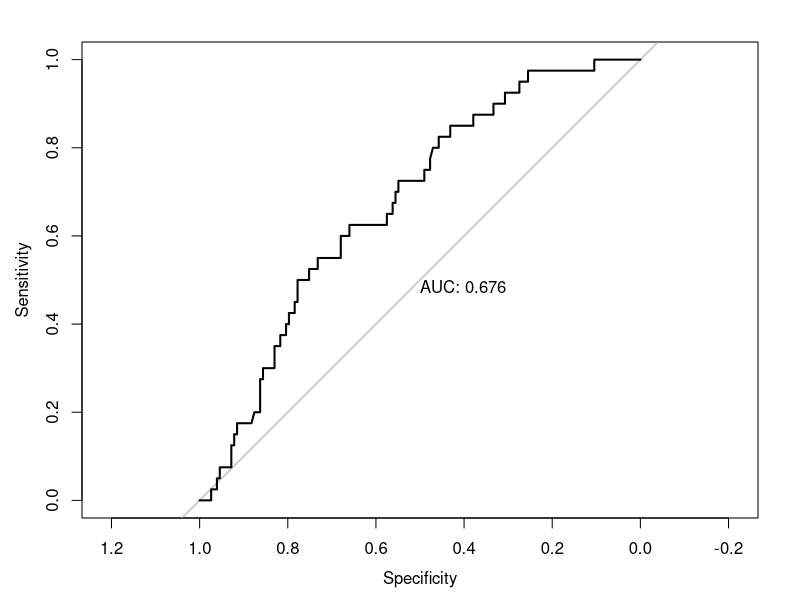

Write the R code that produced this figure. (Note: a time limit stopped this script after it produced the figure.)
## ---- chunk 1
set.seed(507)
library(tidyverse)
## ---- chunk 2
cherry_data_selected <- read.csv("Data/cherry-bloom-early.csv") %>%
  select(early_bloom,location,matches('tmax'))
## ---- chunk 3
library(randomForest)

cherry_data_selected <-  cherry_data_selected %>% 
  mutate(early_bloom = fct_relevel(early_bloom, 'no'))

fitted_rf <- randomForest(early_bloom ~ ., data = cherry_data_selected)

## ---- chunk 4
library(pROC)
library(randomForest)

rf_roc <- roc(response = cherry_data_selected$early_bloom,
              predictor = predict(fitted_rf, type = "prob")[, "yes"],
              levels = c("no", "yes"),
              direction = "<")

plot(rf_roc, print.auc = TRUE)
## ---- chunk 5
paucs <- map_dbl(1:100, \(i) {
  set.seed(i) 
  K <- 100
  # Create K CV folds
  indices <- sample.int(nrow(cherry_data_selected))
  folds <- split(indices, rep_len(1:K, length(indices)))
  
   # Fit the model to the training data in each fold and collect the predictions on the test data
  
  cv_pred_prob <- numeric(nrow(cherry_data_selected))
  
  for (fold_nr in 1:K) {
    fold_indices <- folds[[fold_nr]]
    cv_train_data <- cherry_data_selected[-fold_indices, ]
    cv_test_data <- cherry_data_selected[fold_indices, ]
    
    set.seed(fold_nr)  
    cv_fit_rf <- randomForest(early_bloom ~ ., data = cv_train_data)
    
    predictions <- predict(cv_fit_rf, newdata = cv_test_data, type = "prob")[, "yes"]
    cv_pred_prob[fold_indices] <- predictions
  }
  
  # Compute and return the pAUC for this specific CV split
  
  rf_cv_roc <- roc(response = cherry_data_selected$early_bloom,
                 predictor = cv_pred_prob,
                 levels = c("no", "yes"),
                 direction = "<")
  
  return(as.numeric(auc(rf_cv_roc)))
})

hist(paucs)
mean(paucs)
quantile(paucs, c(0.025, 0.975)) # a naive CI
